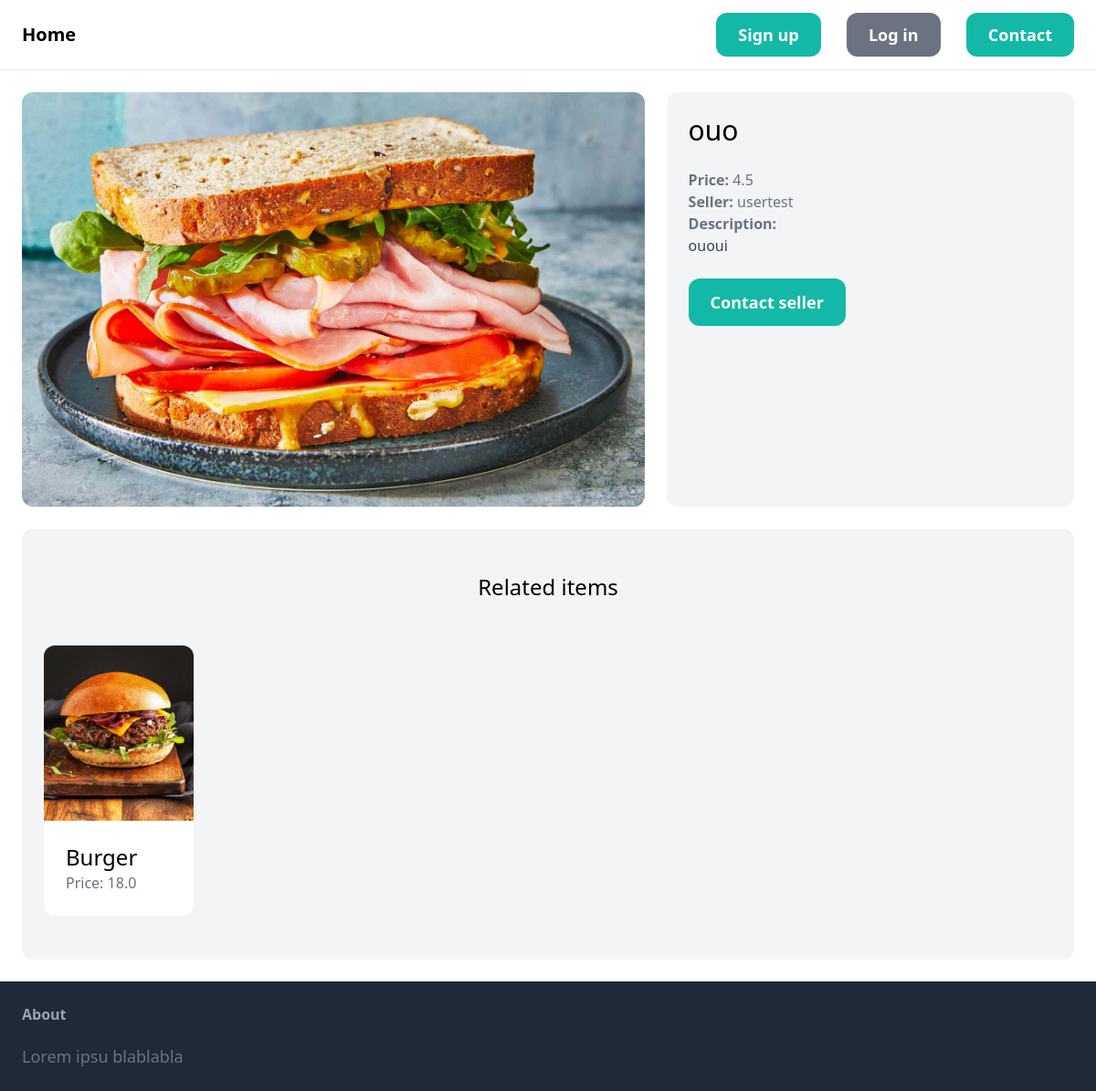
Page /items/4/ on the committed database.
### item/models.py (models this page shows, shortened)
class Item(models.Model):
    category = models.ForeignKey(Category, related_name='items', on_delete=models.CASCADE)
    name = models.CharField(max_length=255)
    description = models.TextField(blank=True, null=True)
    price = models.FloatField()
    image = models.ImageField(upload_to='item_images', blank=True, null=True)
    is_sold = models.BooleanField(default=False)
    created_by = models.ForeignKey(User, related_name='items', on_delete=models.CASCADE)
    create_at=models.DateTimeField(auto_now_add=True)
    class Meta:
        ordering = ('name',)

### item/views.py (the view)
# urls.py: path('<int:pk>/', views.detail, name="detail"),
def detail(request, pk):
    item = get_object_or_404(Item, pk=pk)
    related_items = Item.objects.filter(category=item.category, is_sold=False).exclude(pk=pk)[0:3]
    return render(request, 'item/detail.html', {
        'item': item,
        'related_items': related_items
    })

### item/templates/item/detail.html (shortened to what this page needs)
{% extends 'core/base.html' %}
{% block content %}
<div class="grid grid-cols-5 gap-6">
    <div class="col-span-3">
        {% if item.image %}
            <img src="{{ item.image.url }}" class="rounded-xl">
        {% endif %}
    </div>
    <div class="col-span-2 p-6 bg-gray-100 rounded-xl">
        <h1 class="mb-6 text-3xl">{{ item.name }}</h1>
        <p class="text-gray-500"><strong>Price: </strong>{{ item.price }}</p>
        <p class="text-gray-500"><strong>Seller: </strong>{{ item.created_by.username }}</p>
        {% if item.description %}
            <p class="text-gray-700">
                <strong class="text-gray-500">Description:</strong><br/>
                {{ item.description }}
            </p>
        {% endif %}
        <a href="#" class="inline-block mt-6 px-6 py-3 text-lg font-semibold bg-teal-500 text-white rounded-xl hover:bg-teal-700">Contact seller</a>
    </div>
</div>
{% if related_items.count > 0 %}
<div class="mt-6 px-6 py-12 bg-gray-100 rounded-xl">
    <h2 class="mb-12 text-2xl text-center">Related items</h2>
    <div class="grid grid-cols-6 gap-6">
        {% for item in related_items %}
            <div>
                <a href="{% url 'item:detail' item.id %}">
                    <div class="">
                        {% if item.image %}
                            <img src="{{ item.image.url}}" class="rounded-t-xl object-cover h-48 w-96">
                        {% endif %}
                    </div>
                    <div class="p-6 bg-white rounded-b-xl">
                        <h2 class="text-2xl">{{ item.name }}</h2>
                        <p class="text-gray-500">Price: {{ item.price }}</p>
                    </div>
                </a>
            </div>
        {% endfor%}
    </div>
</div>
{% endif %}
{% endblock %}

### rows in the picture
Item: image (picture), name "ouo", price "4.5", created_by.username "usertest", description "ououi"
Item: image (picture), name "Burger", price "18.0"
